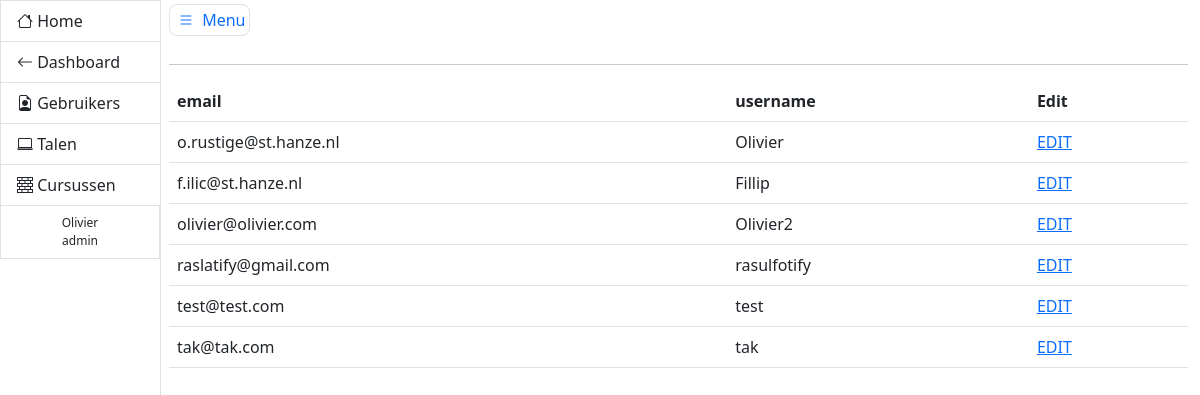
The app's page /admin/gebruikers (signed in), older data.
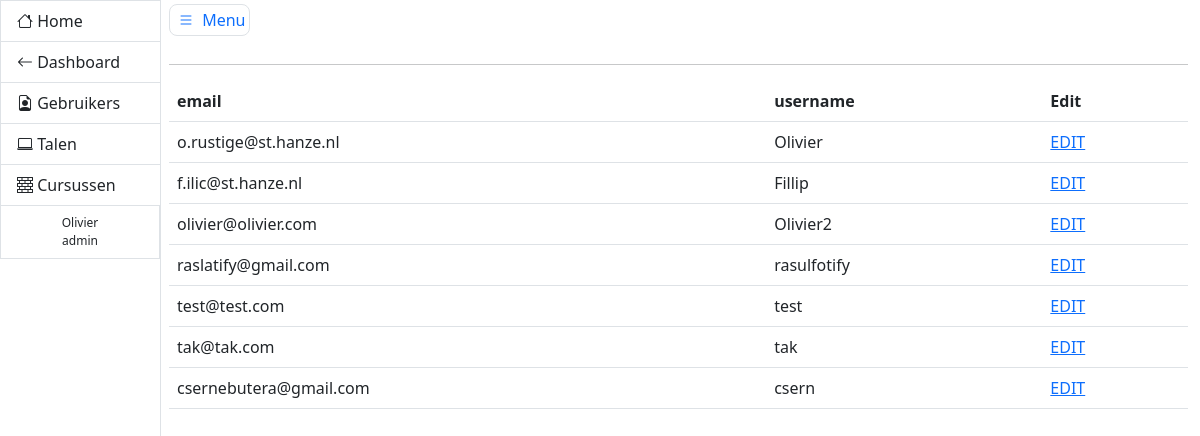
The same page, newer data.
### models.py (models this page shows, shortened)
class User(db.Model, UserMixin):
    __tablename__ = 'users'
    id = db.Column(db.Integer, primary_key=True, autoincrement=True)
    email = db.Column(db.String(), nullable=False, unique=True)
    username = db.Column(db.String(), nullable=False, unique=True)
    role = db.Column(db.String(), nullable=False, default='user')
    password_hash = db.Column(db.String(128))
    def __repr__(self):
        return f'User: {self.username} \n Email: {self.email} \n password: {self.password_hash}'

### admin/views.py (the view, shortened to what this page needs)
@admin_blueprint.route('/gebruikers', methods=['GET', 'POST'])
@login_required
@admin_required
def gebruikers():
    emailform = SetEmail()
    usernameform = SetUsername()
    roleform = SetRole()
    if request.args.get('id') is not None:
        user = User.query.get(int(request.args.get('id')))
        return render_template('viewuser.html', user=user, emailform=emailform, usernameform=usernameform,
                               roleform=roleform)
    users = User.query.all()
    print(users)
    return render_template('users.html', users=users)

### __init__.py (called while the page is built)
@login_manager.user_loader
def get_user(user_id):
    try:
        return User.query.get(int(user_id))
    except:
        return None

### admin/templates/users.html
{% extends 'adminbase.html' %}
{% block content %}
    <table class="table">
        <thead>
        <tr>
            <th scope="col">email</th>
            <th scope="col">username</th>
            <th scope="col">Edit</th>
        </tr>
        </thead>
        <tbody>
        {% for user in users %}
            <tr>
                <td>{{ user.email }}</td>
                <td>{{ user.username }}</td>
                <td><a href="{{ url_for('admin.gebruikers', id=user.id) }}">EDIT</a></td>
            </tr>
        {% endfor %}
        </tbody>
    </table>
{% endblock %}

### admin/templates/adminbase.html (shortened to what this page needs)
<!DOCTYPE html>
<html lang="en">
<head>
    <link href="{{ url_for('static', filename='css/main.css') }}" rel="stylesheet">
    <link href="https://cdn.jsdelivr.net/npm/bootstrap@5.3.0-alpha1/dist/css/bootstrap.min.css" rel="stylesheet">
</head>
<body>
<div class="container-fluid">
    <div class="row flex-nowrap">
        <div class="col-auto px-0">
            <div id="sidebar" class="collapse collapse-horizontal show border-end">
                <div id="sidebar-nav" class="list-group border-0 rounded-0 text-sm-start min-vh-100">
                    <a href="{{ url_for('index') }}" class="list-group-item border-end-0 d-inline-block text-truncate" data-bs-parent="#sidebar"><i class="bi bi-house"></i> <span>Home</span> </a>
                    <a href="{{ url_for('dashboard.dashboard') }}" class="list-group-item border-end-0 d-inline-block text-truncate" data-bs-parent="#sidebar"><i class="bi bi-arrow-left"></i> <span>Dashboard</span> </a>
                    <a href="{{ url_for('admin.gebruikers') }}" class="list-group-item border-end-0 d-inline-block text-truncate" data-bs-parent="#sidebar"><i class="bi bi-file-earmark-person"></i> <span>Gebruikers</span></a>
                    <a href="{{ url_for('admin.taal') }}" class="list-group-item border-end-0 d-inline-block text-truncate" data-bs-parent="#sidebar"><i class="bi bi-laptop"></i> <span>Talen</span></a>
                    <a href="{{ url_for('admin.add') }}" class="list-group-item border-end-0 d-inline-block text-truncate" data-bs-parent="#sidebar"><i class="bi bi-bricks"></i> <span>Cursussen</span></a>
                    {% if current_user.is_authenticated %}
                    <p class="copyright list-group-item d-inline-block text-truncate">{{ current_user.username }} <br> {{ current_user.role }}</p>
                    {% endif %}
                </div>
            </div>
        </div>
        <main class="col ps-md-2 pt-2">
            <a href="#" data-bs-target="#sidebar" data-bs-toggle="collapse" class="border rounded-3 p-1 text-decoration-none"><i class="bi bi-list bi-lg py-2 p-1"></i> Menu</a>
            <div class="page-header pt-3">
            </div>
            <hr>
            <div class="row">
                <div class="col-12">
                    {% block content %}
                    {% endblock %}
                </div>
            </div>
        </main>
    </div>
</div>
</body>
</html>

Row changes from the older to the newer data that the page shows:
added User: email "csernebutera@gmail.com", username "csern"
